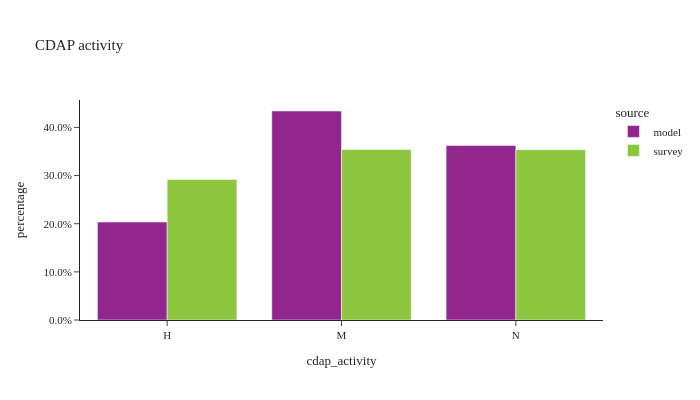

The cell this chart's notebook holds for it:
### Markdown cell above
- **Mandatory**: the person engages in travel to at least one out-of-home mandatory activity - work, university, or school. The mandatory pattern may also include non-mandatory activities such as separate home-based tours or intermediate stops on mandatory tours.
- **Non-mandatory**: the person engages in only maintenance and discretionary tours, which, by definition, do not contain mandatory activities.
- **Home**: the person does not travel outside the home.

### Code cell
util.plot_share_barchart(per_data, 'person_weight', 'cdap_activity', title="CDAP activity")

### Figure 1 — Plotly figure (JSON) as saved in the notebook; plotly's stock layout.template omitted (floating-point values rounded to 4 significant figures)
{"data": [{"alignmentgroup": "True", "customdata": [[886300.0, 886300.0], [1891000.0, 1891000.0], [1578000.0, 1578000.0]], "hovertemplate": "source=model<br>cdap_activity=%{x}<br>percentage=%{y}<br>weighted_sum=%{customdata[0]}<br>sample_size=%{customdata[1]}<extra></extra>", "legendgroup": "model", "marker": {"color": "#91268F", "pattern": {"shape": ""}}, "name": "model", "offsetgroup": "model", "orientation": "v", "showlegend": true, "textposition": "auto", "type": "bar", "x": ["H", "M", "N"], "xaxis": "x", "y": [0.2035, 0.4341, 0.3624], "yaxis": "y"}, {"alignmentgroup": "True", "customdata": [[1233000.0, 4050.0], [1495000.0, 3368.0], [1493000.0, 4734.0]], "hovertemplate": "source=survey<br>cdap_activity=%{x}<br>percentage=%{y}<br>weighted_sum=%{customdata[0]}<br>sample_size=%{customdata[1]}<extra></extra>", "legendgroup": "survey", "marker": {"color": "#8CC63E", "pattern": {"shape": ""}}, "name": "survey", "offsetgroup": "survey", "orientation": "v", "showlegend": true, "textposition": "auto", "type": "bar", "x": ["H", "M", "N"], "xaxis": "x", "y": [0.292, 0.3541, 0.3538], "yaxis": "y"}], "layout": {"barmode": "group", "height": 400, "legend": {"title": {"text": "source"}, "tracegroupgap": 0}, "title": {"text": "CDAP activity"}, "width": 700, "xaxis": {"anchor": "y", "domain": [0.0, 1.0], "title": {"text": "cdap_activity"}}, "yaxis": {"anchor": "x", "domain": [0.0, 1.0], "tickformat": ".1%", "title": {"text": "percentage"}}}}
